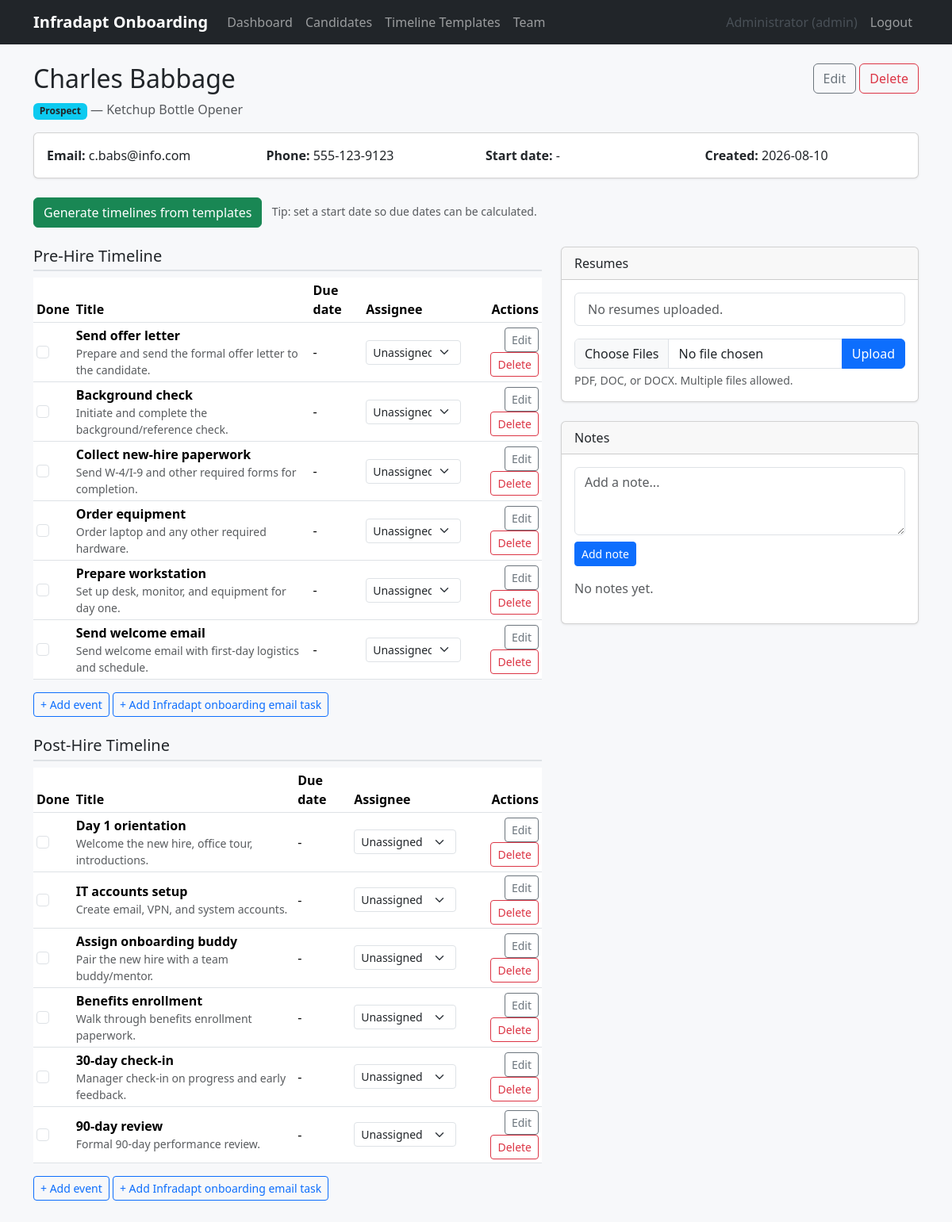
/candidates/2 (signed in), run on the app's committed database.
### app/models.py (models this page shows, shortened)
class User(UserMixin, db.Model):
    __tablename__ = "users"
    id = db.Column(db.Integer, primary_key=True)
    name = db.Column(db.String(120), nullable=False)
    email = db.Column(db.String(255), unique=True, nullable=False, index=True)
    password_hash = db.Column(db.String(255), nullable=False)
    role = db.Column(db.String(20), nullable=False, default=ROLE_MEMBER)
    active = db.Column(db.Boolean, nullable=False, default=True)
    created_at = db.Column(db.DateTime, nullable=False, default=datetime.utcnow)
    notes = db.relationship("Note", backref="author", lazy="dynamic")
    resumes_uploaded = db.relationship("Resume", backref="uploaded_by_user", lazy="dynamic")
    assigned_events = db.relationship(
        "HireEvent",
        foreign_keys="HireEvent.assigned_to",
        backref="assignee",
        lazy="dynamic",
    )
    @property
    def is_admin(self):
        return self.role == ROLE_ADMIN
    @property
    def is_active(self):
        return self.active

class Candidate(db.Model):
    __tablename__ = "candidates"
    id = db.Column(db.Integer, primary_key=True)
    name = db.Column(db.String(200), nullable=False)
    email = db.Column(db.String(255), nullable=True)
    phone = db.Column(db.String(50), nullable=True)
    position = db.Column(db.String(200), nullable=True)
    status = db.Column(db.String(30), nullable=False, default="prospect")
    start_date = db.Column(db.Date, nullable=True)
    created_at = db.Column(db.DateTime, nullable=False, default=datetime.utcnow)
    resumes = db.relationship(
        "Resume", backref="candidate", lazy="dynamic", cascade="all, delete-orphan"
    )
    notes = db.relationship(
        "Note",
        backref="candidate",
        lazy="dynamic",
        cascade="all, delete-orphan",
        order_by="desc(Note.created_at)",
    )
    hire_events = db.relationship(
        "HireEvent",
        backref="candidate",
        lazy="dynamic",
        cascade="all, delete-orphan",
        order_by="[HireEvent.due_date, HireEvent.sort_order]",
    )
    def pre_hire_events(self):
        return self.hire_events.filter_by(timeline_type="pre_hire")
    def post_hire_events(self):
        return self.hire_events.filter_by(timeline_type="post_hire")

class HireEvent(db.Model):
    __tablename__ = "hire_events"
    id = db.Column(db.Integer, primary_key=True)
    candidate_id = db.Column(db.Integer, db.ForeignKey("candidates.id"), nullable=False)
    title = db.Column(db.String(200), nullable=False)
    description = db.Column(db.Text, nullable=True)
    due_date = db.Column(db.Date, nullable=True)
    assigned_to = db.Column(db.Integer, db.ForeignKey("users.id"), nullable=True)
    status = db.Column(db.String(20), nullable=False, default="pending")
    timeline_type = db.Column(db.String(20), nullable=False, default="pre_hire")
    sort_order = db.Column(db.Integer, nullable=False, default=0)
    created_at = db.Column(db.DateTime, nullable=False, default=datetime.utcnow)
    day_offset = db.Column(db.Integer, nullable=True)
    task_type = db.Column(db.String(30), nullable=False, default=TASK_TYPE_MANUAL)
    created_by = db.Column(db.Integer, db.ForeignKey("users.id"), nullable=True)
    email_subject = db.Column(db.String(255), nullable=True)
    email_body = db.Column(db.Text, nullable=True)
    email_sent_at = db.Column(db.DateTime, nullable=True)
    creator = db.relationship("User", foreign_keys=[created_by])
    @property
    def is_overdue(self):
        return (
            self.status == "pending"
            and self.due_date is not None
            and self.due_date < date.today()
        )
    @property
    def is_due_today(self):
        return (
            self.status == "pending"
            and self.due_date is not None
            and self.due_date == date.today()
        )

### app/candidates.py (the view)
@candidates_bp.route("/<int:candidate_id>")
@login_required
def detail(candidate_id):
    candidate = Candidate.query.get_or_404(candidate_id)
    users = User.query.filter_by(active=True).order_by(User.name).all()
    pre_hire = candidate.pre_hire_events().all()
    post_hire = candidate.post_hire_events().all()
    notes = candidate.notes.all()
    resumes = candidate.resumes.order_by(Resume.uploaded_at.desc()).all()
    has_templates = TimelineTemplate.query.count() > 0
    return render_template(
        "candidates/detail.html",
        candidate=candidate,
        users=users,
        pre_hire=pre_hire,
        post_hire=post_hire,
        notes=notes,
        resumes=resumes,
        has_templates=has_templates,
    )

### app/templates/candidates/detail.html (shortened to what this page needs)
{% extends "base.html" %}
{% from "candidates/_timeline_section.html" import timeline_section %}
{% block content %}
<div class="d-flex justify-content-between align-items-start mb-3">
  <div>
    <h2>{{ candidate.name }}</h2>
    <span class="badge bg-info text-dark badge-status">{{ candidate.status }}</span>
    {% if candidate.position %}<span class="text-muted">&mdash; {{ candidate.position }}</span>{% endif %}
  </div>
  <div>
    <a href="{{ url_for('candidates.edit_candidate', candidate_id=candidate.id) }}" class="btn btn-outline-secondary">Edit</a>
    <form method="post" action="{{ url_for('candidates.delete_candidate', candidate_id=candidate.id) }}" class="d-inline" onsubmit="return confirm('Delete this candidate and all related data?');">
      <button type="submit" class="btn btn-outline-danger">Delete</button>
    </form>
  </div>
</div>
<div class="card mb-4">
  <div class="card-body">
    <div class="row">
      <div class="col-md-3"><strong>Email:</strong> {{ candidate.email or '-' }}</div>
      <div class="col-md-3"><strong>Phone:</strong> {{ candidate.phone or '-' }}</div>
      <div class="col-md-3"><strong>Start date:</strong> {{ candidate.start_date.strftime('%Y-%m-%d') if candidate.start_date else '-' }}</div>
      <div class="col-md-3"><strong>Created:</strong> {{ candidate.created_at.strftime('%Y-%m-%d') }}</div>
    </div>
  </div>
</div>
<div class="mb-4">
  <form method="post" action="{{ url_for('candidates.generate_timelines', candidate_id=candidate.id) }}" onsubmit="return confirm('Generate/regenerate Pre-Hire and Post-Hire timelines from the current templates? This replaces any previously generated events for this candidate.');">
    <button type="submit" class="btn btn-success" {% if not has_templates %}disabled title="No timeline templates exist yet"{% endif %}>
      Generate timelines from templates
    </button>
    {% if not candidate.start_date %}
    <span class="text-muted small ms-2">Tip: set a start date so due dates can be calculated.</span>
    {% endif %}
  </form>
</div>
<div class="row">
  <div class="col-lg-7">
    {{ timeline_section(candidate, pre_hire, 'pre_hire', 'Pre-Hire Timeline', users, csrf_token) }}
    {{ timeline_section(candidate, post_hire, 'post_hire', 'Post-Hire Timeline', users, csrf_token) }}
  </div>
  <div class="col-lg-5">
    <div class="card mb-4">
      <div class="card-header">Resumes</div>
      <div class="card-body">
        <ul class="list-group mb-3">
          {% for r in resumes %}
          <li class="list-group-item d-flex justify-content-between align-items-center">
            <div>
              <a href="{{ url_for('candidates.download_resume', candidate_id=candidate.id, resume_id=r.id) }}">{{ r.original_filename }}</a>
              <div class="text-muted small">
                Uploaded {{ r.uploaded_at.strftime('%Y-%m-%d %H:%M') }}
                {% if r.uploaded_by_user %}by {{ r.uploaded_by_user.name }}{% endif %}
              </div>
            </div>
            <form method="post" action="{{ url_for('candidates.delete_resume', candidate_id=candidate.id, resume_id=r.id) }}" onsubmit="return confirm('Delete this resume?');">
              <input type="hidden" name="csrf_token" value="{{ csrf_token }}">
              <button type="submit" class="btn btn-sm btn-outline-danger">Delete</button>
            </form>
          </li>
          {% else %}
          <li class="list-group-item text-muted">No resumes uploaded.</li>
          {% endfor %}
        </ul>
        <form method="post" action="{{ url_for('candidates.upload_resume', candidate_id=candidate.id) }}" enctype="multipart/form-data">
          <div class="input-group">
            <input type="file" class="form-control" name="resume_file" accept=".pdf,.doc,.docx" multiple required>
            <button class="btn btn-primary" type="submit">Upload</button>
          </div>
          <div class="form-text">PDF, DOC, or DOCX. Multiple files allowed.</div>
        </form>
      </div>
    </div>
    <div class="card">
      <div class="card-header">Notes</div>
      <div class="card-body">
        <form method="post" action="{{ url_for('candidates.add_note', candidate_id=candidate.id) }}" class="mb-3">
          <textarea name="body" class="form-control mb-2" rows="3" placeholder="Add a note..." required></textarea>
          <button type="submit" class="btn btn-primary btn-sm">Add note</button>
        </form>
        {% for n in notes %}
        <div class="border-bottom pb-2 mb-2">
          <div class="d-flex justify-content-between">
            <strong>{{ n.author.name if n.author else 'Unknown' }}</strong>
            <span class="text-muted small">{{ n.created_at.strftime('%Y-%m-%d %H:%M') }}</span>
          </div>
          <p class="mb-1" style="white-space: pre-wrap;">{{ n.body }}</p>
          {% if current_user.is_admin or n.author_id == current_user.id %}
          <form method="post" action="{{ url_for('candidates.delete_note', candidate_id=candidate.id, note_id=n.id) }}" onsubmit="return confirm('Delete this note?');">
            <input type="hidden" name="csrf_token" value="{{ csrf_token }}">
            <button type="submit" class="btn btn-sm btn-link text-danger p-0">Delete</button>
          </form>
          {% endif %}
        </div>
        {% else %}
        <p class="text-muted">No notes yet.</p>
        {% endfor %}
      </div>
    </div>
  </div>
</div>
{% endblock %}

### app/templates/base.html (shortened to what this page needs)
<!doctype html>
<html lang="en">
<head>
  <link href="https://cdn.jsdelivr.net/npm/bootstrap@5.3.3/dist/css/bootstrap.min.css" rel="stylesheet">
  <link rel="stylesheet" href="{{ url_for('static', filename='style.css') }}">
</head>
<body>
  {% if current_user.is_authenticated %}
  <nav class="navbar navbar-expand-lg navbar-dark bg-dark mb-4">
    <div class="container">
      <a class="navbar-brand" href="{{ url_for('main.dashboard') }}">Infradapt Onboarding</a>
      <div class="collapse navbar-collapse" id="navMain">
        <ul class="navbar-nav me-auto">
          <li class="nav-item"><a class="nav-link" href="{{ url_for('main.dashboard') }}">Dashboard</a></li>
          <li class="nav-item"><a class="nav-link" href="{{ url_for('candidates.list_candidates') }}">Candidates</a></li>
          {% if current_user.is_admin %}
          <li class="nav-item"><a class="nav-link" href="{{ url_for('templates_admin.list_templates') }}">Timeline Templates</a></li>
          <li class="nav-item"><a class="nav-link" href="{{ url_for('auth.team_list') }}">Team</a></li>
          {% endif %}
        </ul>
        <ul class="navbar-nav">
          <li class="nav-item"><span class="nav-link text-light-emphasis">{{ current_user.name }} ({{ current_user.role }})</span></li>
          <li class="nav-item"><a class="nav-link" href="{{ url_for('auth.logout') }}">Logout</a></li>
        </ul>
      </div>
    </div>
  </nav>
  {% endif %}
  <div class="container pb-5">
    {% block content %}{% endblock %}
  </div>
</body>
</html>

### app/templates/candidates/_timeline_section.html (shortened to what this page needs)
{% macro timeline_section(candidate, events, timeline_type, label, users, csrf_token) %}
<div class="timeline-section mb-4">
  <h5>{{ label }}</h5>
  {% if events %}
  <table class="table table-sm bg-white align-middle">
    <thead>
      <tr>
        <th style="width:2rem;">Done</th>
        <th>Title</th>
        <th>Due date</th>
        <th>Assignee</th>
        <th class="text-end">Actions</th>
      </tr>
    </thead>
    <tbody>
      {% for e in events %}
      <tr class="{{ 'table-overdue' if e.is_overdue else ('table-due-today' if e.is_due_today else '') }}">
        <td>
          {% if e.task_type == 'manual' %}
          <form method="post" action="{{ url_for('candidates.toggle_event', candidate_id=candidate.id, event_id=e.id) }}">
            <input type="checkbox" class="form-check-input" onchange="this.form.submit()" {% if e.status == 'done' %}checked{% endif %}>
          </form>
          {% else %}
          <span title="Completed automatically when the email is sent">&#128231;</span>
          {% endif %}
        </td>
        <td>
          <strong>{{ e.title }}</strong>
          {% if e.description %}<div class="text-muted small">{{ e.description }}</div>{% endif %}
        </td>
        <td>
          {{ e.due_date.strftime('%Y-%m-%d') if e.due_date else '-' }}
        </td>
        <td>
          {% if e.task_type == 'manual' %}
          <form method="post" action="{{ url_for('candidates.assign_event', candidate_id=candidate.id, event_id=e.id) }}">
            <select name="assigned_to" class="form-select form-select-sm" onchange="this.form.submit()">
              <option value="">Unassigned</option>
            </select>
          </form>
          {% else %}
          <span class="text-muted small">&mdash;</span>
          {% endif %}
        </td>
        <td class="text-end">
          {% if e.task_type == 'manual' %}
          <button class="btn btn-sm btn-outline-secondary" type="button" data-bs-toggle="collapse" data-bs-target="#edit-event-{{ e.id }}">Edit</button>
          {% endif %}
          <form method="post" action="{{ url_for('candidates.delete_event', candidate_id=candidate.id, event_id=e.id) }}" class="d-inline" onsubmit="return confirm('Delete this event?');">
            <button type="submit" class="btn btn-sm btn-outline-danger">Delete</button>
          </form>
        </td>
      </tr>
      {% endfor %}
    </tbody>
  </table>
  {% else %}
  <p class="text-muted">No {{ label|lower }} events yet.</p>
  {% endif %}
  <button class="btn btn-sm btn-outline-primary" type="button" data-bs-toggle="collapse" data-bs-target="#add-event-{{ timeline_type }}">+ Add event</button>
  <a class="btn btn-sm btn-outline-primary" href="{{ url_for('candidates.new_email_task', candidate_id=candidate.id, timeline_type=timeline_type) }}">+ Add Infradapt onboarding email task</a>
</div>
{% endmacro %}

### app/static/style.css (style rules this page uses)
body { background-color: #f7f8fa; }
.navbar-brand { font-weight: 600; }
.card { box-shadow: 0 1px 3px rgba(0, 0, 0, 0.08); }
.badge-status { text-transform: capitalize; }
.timeline-section h5 { border-bottom: 2px solid #dee2e6; padding-bottom: 0.35rem; }

### data on the page
User: name "Administrator", role "admin"
Candidate: name "Charles Babbage", status "Prospect", position "Ketchup Bottle Opener", email "c.babs@info.com", phone "555-123-9123", start_date "-", created_at "2026-08-10"
HireEvent: title "Send offer letter", description "Prepare and send the formal offer letter to the candidate.", due_date "-"
HireEvent: title "Background check", description "Initiate and complete the background/reference check.", due_date "-"
HireEvent: title "Collect new-hire paperwork", description "Send W-4/I-9 and other required forms for completion.", due_date "-"
HireEvent: title "Order equipment", description "Order laptop and any other required hardware.", due_date "-"
HireEvent: title "Prepare workstation", description "Set up desk, monitor, and equipment for day one.", due_date "-"
HireEvent: title "Send welcome email", description "Send welcome email with first-day logistics and schedule.", due_date "-"
HireEvent: title "Day 1 orientation", description "Welcome the new hire, office tour, introductions.", due_date "-"
HireEvent: title "IT accounts setup", description "Create email, VPN, and system accounts.", due_date "-"
HireEvent: title "Assign onboarding buddy", description "Pair the new hire with a team buddy/mentor.", due_date "-"
HireEvent: title "Benefits enrollment", description "Walk through benefits enrollment paperwork.", due_date "-"
HireEvent: title "30-day check-in", description "Manager check-in on progress and early feedback.", due_date "-"
HireEvent: title "90-day review", description "Formal 90-day performance review.", due_date "-"

### other printed values
{{ label }} "Pre-Hire Timeline Post-Hire Timeline"
